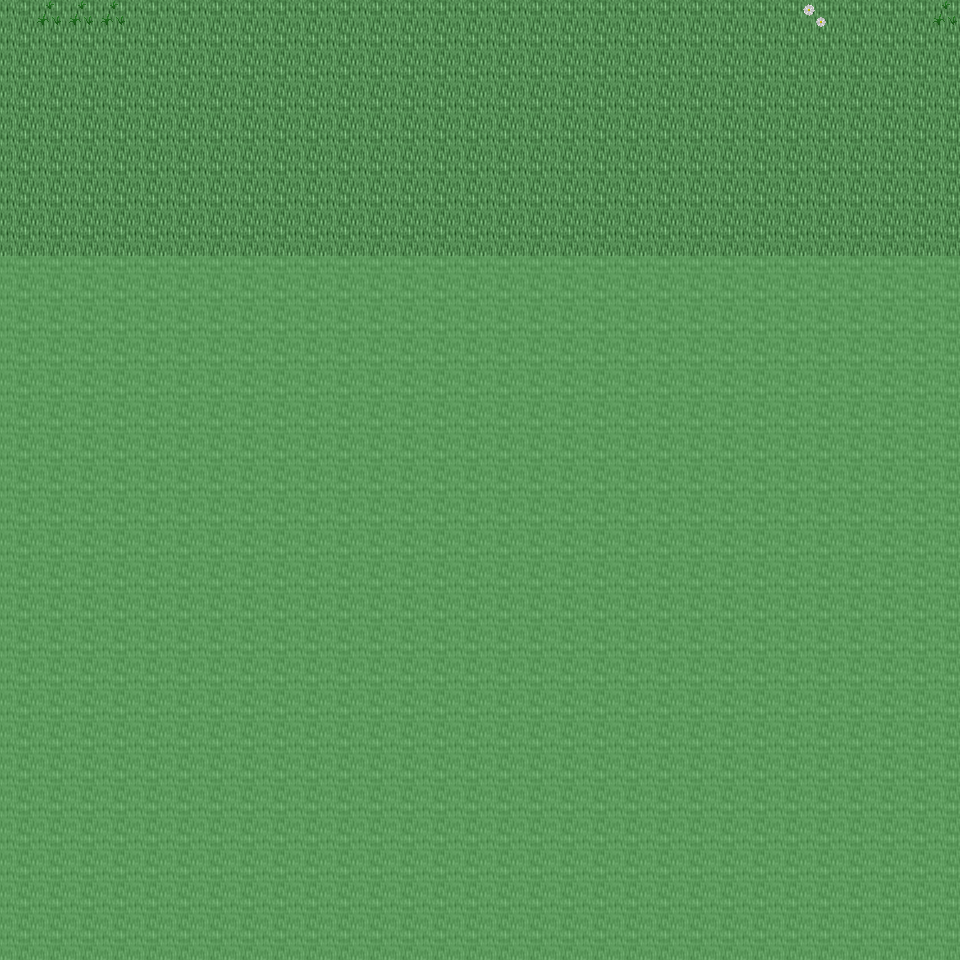

The image is a tile-based game level rendered from a .tmx file. Its description and source (layers, tilesets, objects; grid data summarised) follow:
An orthogonal 30x30 tile map with 32x32 px tiles, 6 tile layers (Ground, Object, Object2, Above, ...), 26 tilesets and 3 objects (3x mapchange).

<map version="1.0" orientation="orthogonal" renderorder="right-down" width="30" height="30" tilewidth="32" tileheight="32" nextobjectid="4">
  <tileset firstgid="1" name="tileset_ground_ground" tilewidth="32" tileheight="32" tilecount="33" columns="3">
    <image source="../drawable/tileset_ground_ground.png" width="96" height="352" />
  </tileset>
  <tileset firstgid="34" name="tileset_ground_ice_ice" tilewidth="32" tileheight="32" tilecount="3" columns="3">
    <image source="../drawable/tileset_ground_ice_ice.png" width="96" height="32" />
  </tileset>
  <tileset firstgid="37" name="tileset_plant_grasses" tilewidth="32" tileheight="32" tilecount="6" columns="3">
    <image source="../drawable/tileset_plant_grasses.png" width="96" height="64" />
  </tileset>
  <tileset firstgid="43" name="tileset_plant_flower_daisy_white" tilewidth="32" tileheight="32" tilecount="8" columns="2">
    <image source="../drawable/tileset_plant_flower_daisy_white.png" width="64" height="128" />
  </tileset>
  <tileset firstgid="51" name="tileset_plant_flower_daisy_blue" tilewidth="32" tileheight="32" tilecount="8" columns="2">
    <image source="../drawable/tileset_plant_flower_daisy_blue.png" width="64" height="128" />
  </tileset>
  <tileset firstgid="59" name="tileset_ground_ridge_earth_dark" tilewidth="32" tileheight="32" tilecount="96" columns="12">
    <image source="../drawable/tileset_ground_ridge_earth_dark.png" width="384" height="256" />
  </tileset>
  <tileset firstgid="155" name="tileset_ground_rock_pebbles" tilewidth="32" tileheight="32" tilecount="3" columns="1">
    <image source="../drawable/tileset_ground_rock_pebbles.png" width="32" height="96" />
  </tileset>
  <tileset firstgid="158" name="tileset_ground_grass_edges" tilewidth="32" tileheight="32" tilecount="36" columns="12">
    <image source="../drawable/tileset_ground_grass_edges.png" width="384" height="96" />
  </tileset>
  <tileset firstgid="194" name="tileset_plant_bush_bushes" tilewidth="32" tileheight="32" tilecount="10" columns="5">
    <image source="../drawable/tileset_plant_bush_bushes.png" width="160" height="64" />
  </tileset>
  <tileset firstgid="204" name="tileset_plant_stump_stump_purple" tilewidth="32" tileheight="32" tilecount="4" columns="2">
    <image source="../drawable/tileset_plant_stump_stump_purple.png" width="64" height="64" />
  </tileset>
  <tileset firstgid="208" name="tileset_building_wall_stone" tilewidth="32" tileheight="32" tilecount="12" columns="3">
    <image source="../drawable/tileset_building_wall_stone.png" width="96" height="128" />
  </tileset>
  <tileset firstgid="220" name="tileset_ground_ridge_ice_2" tilewidth="32" tileheight="32" tilecount="42" columns="7">
    <image source="../drawable/tileset_ground_ridge_ice_2.png" width="224" height="192" />
  </tileset>
  <tileset firstgid="262" name="tileset_plant_tree_tree_green" tilewidth="32" tileheight="32" tilecount="88" columns="8">
    <image source="../drawable/tileset_plant_tree_tree_green.png" width="256" height="352" />
  </tileset>
  <tileset firstgid="350" name="tileset_building_window_window_long" tilewidth="32" tileheight="32" tilecount="3" columns="3">
    <image source="../drawable/tileset_building_window_window_long.png" width="96" height="32" />
  </tileset>
  <tileset firstgid="353" name="tileset_building_window_window_right" tilewidth="32" tileheight="32" tilecount="2" columns="2">
    <image source="../drawable/tileset_building_window_window_right.png" width="64" height="32" />
  </tileset>
  <tileset firstgid="355" name="tileset_building_door_door_n" tilewidth="32" tileheight="32" tilecount="6" columns="3">
    <image source="../drawable/tileset_building_door_door_n.png" width="96" height="64" />
  </tileset>
  <tileset firstgid="361" name="tileset_building_door_closed_with_key" tilewidth="32" tileheight="32" tilecount="1" columns="1">
    <image source="../drawable/tileset_building_door_closed_with_key.png" width="32" height="32" />
  </tileset>
  <tileset firstgid="362" name="tileset_ground_ladder_horizontal_dark" tilewidth="32" tileheight="32" tilecount="3" columns="1">
    <image source="../drawable/tileset_ground_ladder_horizontal_dark.png" width="32" height="96" />
  </tileset>
  <tileset firstgid="365" name="tileset_ground_ladder_vertical_dark" tilewidth="32" tileheight="32" tilecount="3" columns="3">
    <image source="../drawable/tileset_ground_ladder_vertical_dark.png" width="96" height="32" />
  </tileset>
  <tileset firstgid="368" name="tileset_building_roof_yellow" tilewidth="32" tileheight="32" tilecount="20" columns="5">
    <image source="../drawable/tileset_building_roof_yellow.png" width="160" height="128" />
  </tileset>
  <tileset firstgid="388" name="tileset_logic_creature_gnome" tilewidth="32" tileheight="32" tilecount="6" columns="6">
    <image source="../drawable/tileset_logic_creature_gnome.png" width="192" height="32" />
  </tileset>
  <tileset firstgid="394" name="tileset_logic_collision" tilewidth="32" tileheight="32" tilecount="1" columns="1">
    <image source="../drawable/tileset_logic_collision.png" width="32" height="32" />
  </tileset>
  <tileset firstgid="395" name="tileset_item_blood_nsew_stains" tilewidth="32" tileheight="32" tilecount="4" columns="2">
    <image source="../drawable/tileset_item_blood_nsew_stains.png" width="64" height="64" />
  </tileset>
  <tileset firstgid="399" name="tileset_item_blood_floor_stain" tilewidth="32" tileheight="32" tilecount="1" columns="1">
    <image source="../drawable/tileset_item_blood_floor_stain.png" width="32" height="32" />
  </tileset>
  <tileset firstgid="400" name="tileset_ground_blue_paving" tilewidth="32" tileheight="32" tilecount="2" columns="1">
    <image source="../drawable/tileset_ground_blue_paving.png" width="32" height="64" />
  </tileset>
  <tileset firstgid="402" name="tileset_ground_green_paving" tilewidth="32" tileheight="32" tilecount="18" columns="3">
    <image source="../drawable/tileset_ground_green_paving.png" width="96" height="192" />
  </tileset>
  <layer name="Ground" width="30" height="30">
    <data>[900 cells, 240 non-empty, 1 distinct tile ids]</data>
  </layer>
  <layer name="Object" width="30" height="30">
    <data>[900 cells, 5 non-empty, 2 distinct tile ids]</data>
  </layer>
  <layer name="Object2" width="30" height="30">
    <data>[900 cells, 0 non-empty, 0 distinct tile ids]</data>
  </layer>
  <layer name="Above" width="30" height="30">
    <data>[900 cells, 0 non-empty, 0 distinct tile ids]</data>
  </layer>
  <layer name="Above2" width="30" height="30">
    <data>[900 cells, 0 non-empty, 0 distinct tile ids]</data>
  </layer>
  <layer name="Walkable" width="30" height="30">
    <data>[900 cells, 660 non-empty, 1 distinct tile ids]</data>
  </layer>
  <objectgroup name="MapEvents">
    <object id="1" name="north" type="mapchange" x="0" y="0" width="960" height="32">
      <properties>
        <property name="map" value="0_ados_mountain_n2_w2_x2_y3" />
        <property name="place" value="south" />
      </properties>
    </object>
    <object id="2" name="west" type="mapchange" x="0" y="0" width="32" height="256">
      <properties>
        <property name="map" value="0_ados_mountain_n2_w2_x1_y4" />
        <property name="place" value="east" />
      </properties>
    </object>
    <object id="3" name="east" type="mapchange" x="928" y="0" width="32" height="256">
      <properties>
        <property name="map" value="0_ados_mountain_n2_w2_x3_y4" />
        <property name="place" value="west" />
      </properties>
    </object>
  </objectgroup>
</map>
